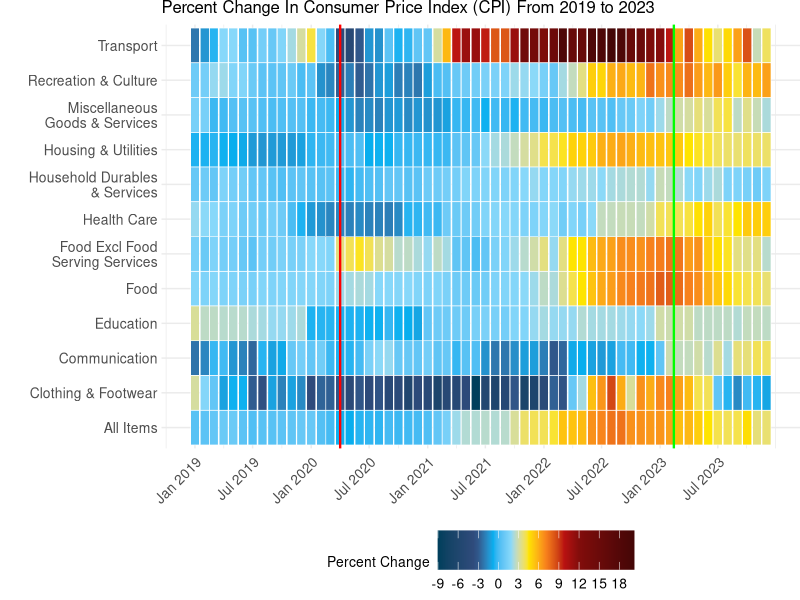
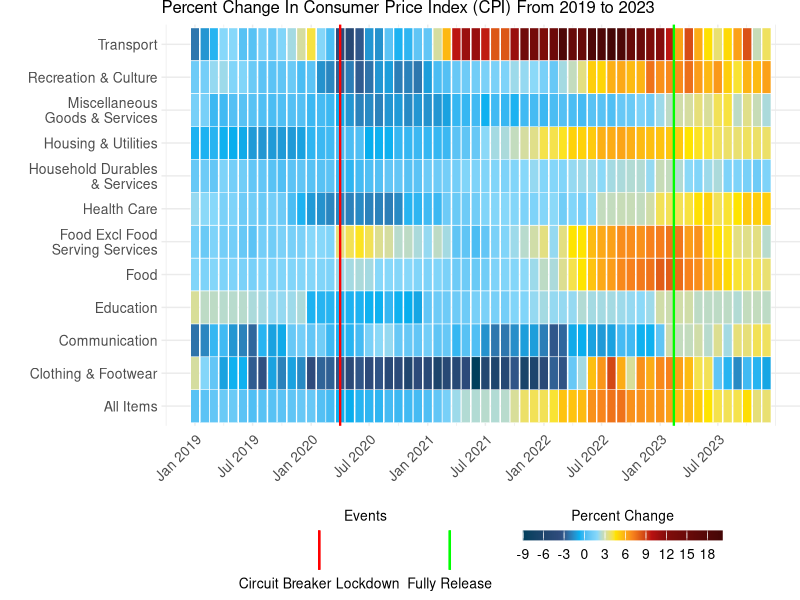
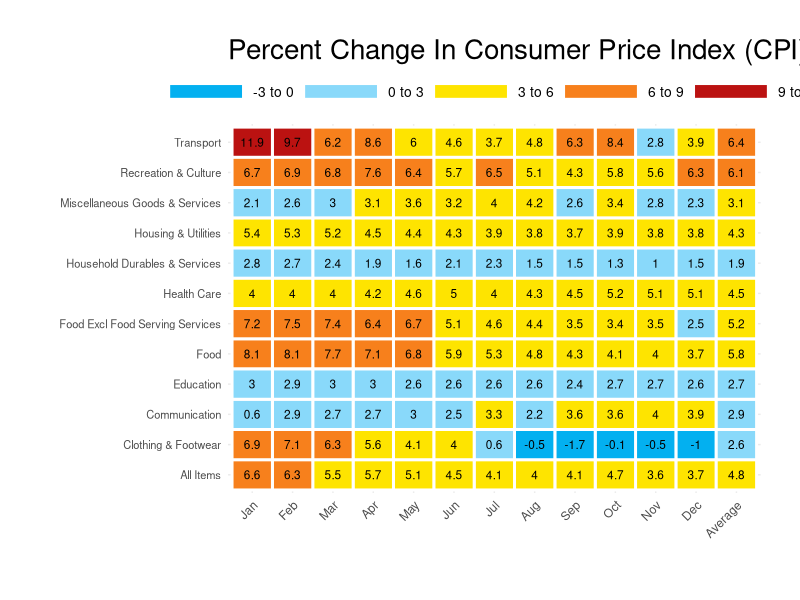
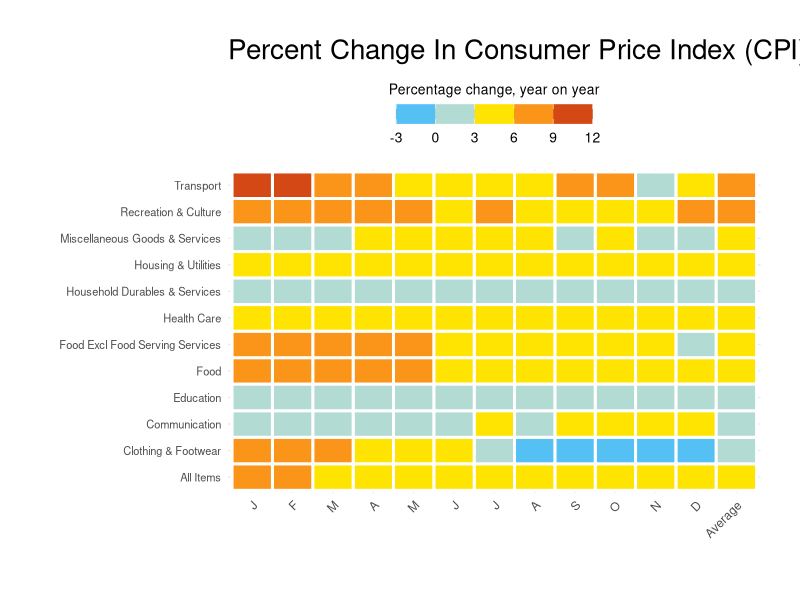
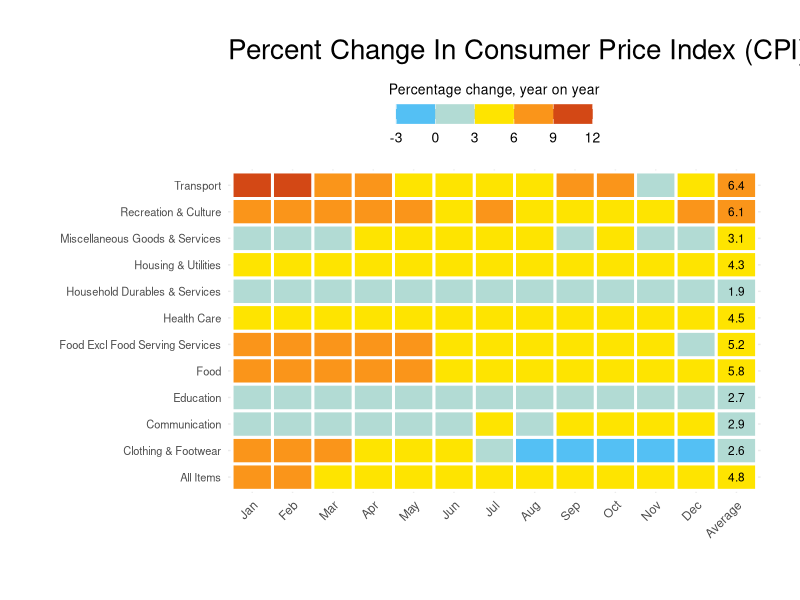

Write the R code that produced these figures, in order.
## ---- chunk 1
# Load necessary libraries
library(tidyverse)
library(lubridate)
library(ggplot2)
## ---- chunk 2
# Load the dataset
dataset <- read_csv("M212911.csv", skip = 10)
dataset <- dataset[1:152,]
## ---- chunk 3
# Convert relevant columns to numeric
dataset <- dataset %>%
  mutate(across(matches("^2019|^2020|^2021|^2022|^2023"), ~ as.numeric(as.character(.))))

month_data <- dataset %>%
  filter(`Data Series` %in% c("Food", "Food Excl Food Serving Services", "Clothing & Footwear", "Housing & Utilities", "Household Durables & Services", "Health Care", "Transport", "Communication", "Recreation & Culture", "Education", "Miscellaneous Goods & Services", "All Items")) %>%
  select(`Data Series`, matches("^2019|^2020|^2021|^2022|^2023"))

## ---- chunk 4
# Pivot longer for heatmap generation
long_data <- month_data %>%
  pivot_longer(cols = matches("^2019|^2020|^2021|^2022|^2023"), 
               names_to = "Year_Month", values_to = "Percent_Change") %>%
  separate(Year_Month, into = c("Year", "Month"), sep = " ") %>%
  mutate(Year = as.integer(Year), 
         Month = factor(Month, levels = c("Jan", "Feb", "Mar", "Apr", "May", "Jun", "Jul", "Aug", "Sep", "Oct", "Nov", "Dec")),
         Date = as.Date(paste(Year, Month, "01", sep = "-"), format = "%Y-%b-%d"))

# Adjust the data series names for better readability
long_data <- long_data %>%
  mutate(`Data Series` = case_when(
    `Data Series` == "Miscellaneous Goods & Services" ~ "Miscellaneous\nGoods & Services",
    `Data Series` == "Household Durables & Services" ~ "Household Durables\n& Services",
    `Data Series` == "Food Excl Food Serving Services" ~ "Food Excl Food\nServing Services",
    TRUE ~ as.character(`Data Series`)
  ))



# Define custom color scale
color_scale <- scale_fill_gradientn(
   colors = c("#003f5c","#2f4b7c","#03b0f0", "#89d9fa", "#fee400", "#f7801c", "#bb1211", "#7a0c0a", "#440606"),
  #colors = c("#03b0f0", "#89d9fa", "#fee400", "#f7801c", "#bb1211"),
  values = scales::rescale(c(min(long_data$Percent_Change, na.rm = TRUE), -3, 0, 3, 6, 9, 12, max(long_data$Percent_Change, na.rm = TRUE))),  # Define breakpoints dynamically
  limits = c(min(long_data$Percent_Change, na.rm = TRUE), max(long_data$Percent_Change, na.rm = TRUE)),  # Dynamic limits
  breaks = seq(floor(min(long_data$Percent_Change, na.rm = TRUE)), ceiling(max(long_data$Percent_Change, na.rm = TRUE)), by = 3),  # Adjust breaks dynamically
  labels = as.character(seq(floor(min(long_data$Percent_Change, na.rm = TRUE)), ceiling(max(long_data$Percent_Change, na.rm = TRUE)), by = 3))  # Adjust labels dynamically
)
## ---- chunk 5




# Generate heatmap with customized color and spacing
ggplot(long_data, aes(x = Date, y = `Data Series`, fill = Percent_Change)) +
  geom_tile(color = "white", size = 0.2) +  # Add spacing between tiles
  geom_vline(xintercept = as.numeric(as.Date("2020-04-01")), color = "Red", linetype = "solid", size = 0.8) +  # circuit breaker lockdown 
  geom_vline(xintercept = as.numeric(as.Date("2023-02-13")), color = "Green", linetype = "solid", size = 0.8) +  # fully release
  color_scale +
  scale_x_date(
    breaks = seq.Date(from = min(long_data$Date, na.rm = TRUE), to = max(long_data$Date, na.rm = TRUE), by = "6 months"),
    date_labels = "%b %Y"
  )+  scale_color_manual(
    name = "Events",
    values = c("Circuit Breaker Lockdown" = "red", "Fully Release" = "green"),
    guide = guide_legend(override.aes = list(linetype = "solid", size = 1))
  )+
  labs(title = "Percent Change In Consumer Price Index (CPI) From 2019 to 2023",
       x = NULL, y = NULL, fill = "Percent Change") +
  theme_minimal() +
  theme(axis.text.x = element_text(angle = 45, hjust = 1)) +
  theme(plot.title = element_text(size = 12), 
        axis.text.x = element_text(size = 10), 
        axis.text.y = element_text(size = 10, margin = margin(0, 0, 0, 20)), 
        legend.title = element_text(size = 10),
        legend.text = element_text(size = 10)) +
  theme(plot.margin = unit(c(0, 0, 0, 0), "cm")) +
  theme(legend.position = "bottom") +
  theme(legend.key.size = unit(1, "cm")) +
  theme(legend.key.width = unit(1, "cm"))


## ---- chunk 6
ggplot(long_data, aes(x = Date, y = `Data Series`, fill = Percent_Change)) +
  geom_tile(color = "white", size = 0.2) +  # Add spacing between tiles
  geom_vline(aes(xintercept = as.numeric(as.Date("2020-04-01")), color = "Circuit Breaker Lockdown"), linetype = "solid", size = 0.8, show.legend = TRUE) +  # Circuit breaker lockdown
  geom_vline(aes(xintercept = as.numeric(as.Date("2023-02-13")), color = "Fully Release"), linetype = "solid", size = 0.8, show.legend = TRUE) +  # Fully release
  color_scale +
  scale_x_date(
    breaks = seq.Date(from = min(long_data$Date, na.rm = TRUE), to = max(long_data$Date, na.rm = TRUE), by = "6 months"),
    date_labels = "%b %Y"
  ) +
  scale_color_manual(
    name = "Events",
    values = c("Circuit Breaker Lockdown" = "red", "Fully Release" = "green"),
    guide = guide_legend(
      title.position = "top",
      override.aes = list(
        linetype = "solid",
        size = 1,
        color = c("red", "green"),
        keyheight = unit(1, "lines"),
        keywidth = unit(1, "lines")
      )
    )
  ) +
  labs(title = "Percent Change In Consumer Price Index (CPI) From 2019 to 2023",
       x = NULL, y = NULL, fill = "Percent Change") +
  theme_minimal() +
  theme(axis.text.x = element_text(angle = 45, hjust = 1)) +
  theme(plot.title = element_text(size = 12), 
        axis.text.x = element_text(size = 10), 
        axis.text.y = element_text(size = 10, margin = margin(0, 0, 0, 20)), 
        legend.title = element_text(size = 10),
        legend.text = element_text(size = 10)) +
  theme(plot.margin = unit(c(0, 0, 0, 0), "cm")) +
  theme(legend.position = "bottom",
        legend.box = "horizontal",
        legend.box.just = "top",
        legend.title.align = 0.5,
        legend.text.align = 0.5,
        legend.key.size = unit(1, "cm"),
        legend.key.width = unit(1, "cm")) +
  guides(
    fill = guide_colorbar(title.position = "top", barwidth = 10, barheight = 0.5),
    color = guide_legend(
      title.position = "top",
      label.position = "bottom",
      override.aes = list(
        linetype = "solid",
        size = 1,
        color = c("red", "green"),
        keyheight = unit(2, "lines"),
        keywidth = unit(1, "lines")
      )
    )
  )


## ---- chunk 7

# Filter for 2023 data
data_2023 <- month_data %>%
  select(`Data Series`, matches("^2023"))

# Calculate average change for 2023
data_2023 <- data_2023 %>%
  rowwise() %>%
  mutate(`2023 Average Change` = mean(c_across(matches("^2023")), na.rm = TRUE)) %>%
  ungroup()

# Pivot longer for heatmap generation
long_data <- data_2023 %>%
  pivot_longer(cols = matches("^2023"), 
               names_to = "Year_Month", values_to = "Percent_Change") %>%
  separate(Year_Month, into = c("Year", "Month"), sep = " ", extra = "drop") %>%
  mutate(Year = as.integer(Year), 
         Month = factor(Month, levels = c("Jan", "Feb", "Mar", "Apr", "May", "Jun", "Jul", "Aug", "Sep", "Oct", "Nov", "Dec")))

# Define the custom discrete color scale
discrete_colors <- c("#03b0f0", "#89d9fa", "#fee400", "#f7801c", "#bb1211")
breaks <- c(-3, 0, 3, 6, 9, 12)
labels <- c("-3 to 0", "0 to 3", "3 to 6", "6 to 9", "9 to 12")


## ---- chunk 8
# Prepare data for the average change row
average_data <- data_2023 %>%
  select(`Data Series`, `2023 Average Change`) %>%
  rename(Percent_Change = `2023 Average Change`) %>%
  mutate(Month = "Average", Year = 2023)


# Combine the average data with the original long data
combined_data <- bind_rows(long_data, average_data)

# Ensure "Average" appears last in the plot
combined_data$Month <- factor(combined_data$Month, levels = c(levels(long_data$Month), "Average"))


# Filter out any NA values
combined_data <- combined_data %>% filter(!is.na(Month))

## ---- chunk 9
print(combined_data)
## ---- chunk 10

# Generate the heatmap including the average row
heatmap_with_average <- ggplot(combined_data, aes(x = Month, y = `Data Series`)) +
  geom_tile(aes(fill = cut(Percent_Change, breaks = breaks, labels = labels, include.lowest = TRUE)), color = "white", size = 1) +  # Use white fill and black border for each tile
  scale_fill_manual(values = setNames(discrete_colors, labels), name = "Percent Change") +
  geom_text(aes(label = round(Percent_Change, 1)), size = 3, color = "black") +  # Add text labels for percent change
  labs(title = "Percent Change In Consumer Price Index (CPI) Over Corresponding Period Of Previous Year, 2023",
       x = "", y = "") +
  theme_minimal() +
  theme(axis.text.x = element_text(angle = 45, hjust = 1),  # Rotate x-axis labels
        axis.text.y = element_text(size = 8),  # Adjust y-axis label size
        plot.title = element_text(size = 20), 
        legend.title = element_blank(),  # Remove legend title
        legend.text = element_text(size = 10),
        legend.position = "top",
        legend.direction = "horizontal",
        legend.key.height = unit(0.5, "cm"),
        legend.key.width = unit(2, "cm"),
        legend.spacing.x = unit(0, "cm"),
        legend.spacing.y = unit(0.5, "cm"),
        plot.margin = unit(c(1, 1, 1, 1), "cm"))

# Display the heatmap with the average row
print(heatmap_with_average)
## ---- chunk 11
colors <- c("#03b0f0", "#89d9fa", "#fee400", "#f7801c", "#bb1211")
breaks <- c(-3, 0, 3, 6, 9, 12)
labels <- as.character(breaks)


# Create a vector of month abbreviations
month_abbr <- c("J", "F", "M", "A", "M", "J", "J", "A", "S", "O", "N", "D", "Average")


combined_data <- combined_data %>%
  mutate(is_average = if_else(Month == "Average", TRUE, FALSE))
# Generate the heatmap without displaying numbers in the average column
heatmap_with_average <- ggplot(combined_data, aes(x = Month, y = `Data Series`)) +
  geom_tile(aes(fill = Percent_Change), color = "white", size = 1) +  # Use white fill and black border for each tile
  scale_fill_stepsn(colors = colors, breaks = breaks, labels = labels, name = "Percentage change, year on year",
                    limits = c(min(breaks), max(breaks))) +
  geom_text(aes(label = ifelse(FALSE, round(Percent_Change, 1), "")), size = 3, color = "black") +  # No text labels for average column
  labs(title = "Percent Change In Consumer Price Index (CPI) Over Corresponding Period Of Previous Year, 2023",
       x = "", y = "") +
  scale_x_discrete(labels = month_abbr) +
  theme_minimal() +
  theme(axis.text.x = element_text(angle = 45, hjust = 1),  # Rotate x-axis labels
        axis.text.y = element_text(size = 8),  # Adjust y-axis label size
        plot.title = element_text(size = 20), 
        legend.title = element_text(size = 10),  # Customize legend title size
        legend.text = element_text(size = 10),
        legend.position = "top",
        legend.direction = "horizontal",
        legend.key.height = unit(0.5, "cm"),
        legend.key.width = unit(1, "cm"),
        legend.spacing.x = unit(0, "cm"),
        legend.spacing.y = unit(0.5, "cm"),
        plot.margin = unit(c(1, 1, 1, 1), "cm")) +
  guides(fill = guide_colorbar(title.position = "top", title.hjust = 0.5))
# Display the heatmap with the average row
print(heatmap_with_average)


## ---- chunk 12

combined_data <- combined_data %>%
  mutate(is_average = if_else(Month == "Average", TRUE, FALSE))

# Generate the heatmap including the average row
heatmap_with_average <- ggplot(combined_data, aes(x = Month, y = `Data Series`)) +
  geom_tile(aes(fill = Percent_Change), color = "white", size = 1) +  # Use white fill and black border for each tile
  scale_fill_stepsn(colors = colors, breaks = breaks, labels = labels, name = "Percentage change, year on year", 
                    limits = c(min(breaks), max(breaks))) +
  geom_text(aes(label = ifelse(is_average, round(Percent_Change, 1), "")), size = 3, color = "black") +  # Add text labels for percent change only for average
  labs(title = "Percent Change In Consumer Price Index (CPI) Over Corresponding Period Of Previous Year, 2023",
       x = "", y = "") +
  theme_minimal() +
  theme(axis.text.x = element_text(angle = 45, hjust = 1),  # Rotate x-axis labels
        axis.text.y = element_text(size = 8),  # Adjust y-axis label size
        plot.title = element_text(size = 20), 
        legend.title = element_text(size = 10),  # Customize legend title size
        legend.text = element_text(size = 10),
        legend.position = "top",
        legend.direction = "horizontal",
        legend.key.height = unit(0.5, "cm"),
        legend.key.width = unit(1, "cm"),
        legend.spacing.x = unit(0, "cm"),
        legend.spacing.y = unit(0.5, "cm"),
        plot.margin = unit(c(1, 1, 1, 1), "cm")) +
  guides(fill = guide_colorbar(title.position = "top", title.hjust = 0.5))


# Display the heatmap with the average row
print(heatmap_with_average)
